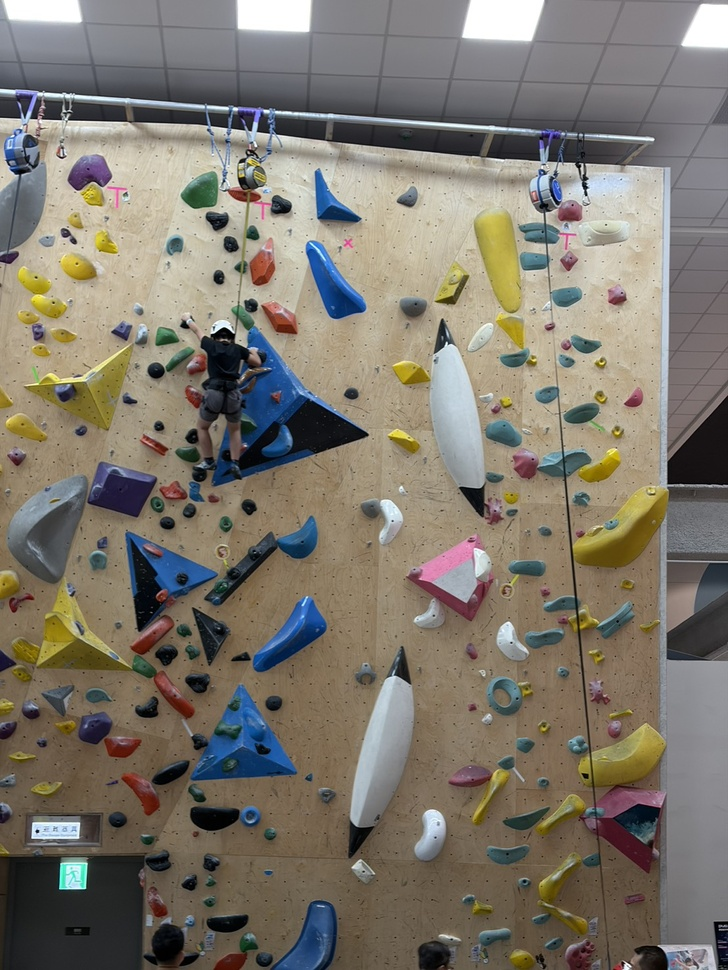
#> input picture assets/images/S__5980164.jpg, 728 x 970 px, shrunk from 1108 x 1477 before the run
$ python -i shape_detection.py   (imports and definitions only)
#> lines starting #> are read from the running program, lines starting #| are printed output that depends on the picture; after the words box and inside, x2 and y2 are one past the last pixel; in counts of white or black regions, pixels touching at a corner belong together
"""
Geometric shape detection module for OpenCV.

Detects triangles, squares, circles, and ovals using
contour approximation and geometric properties.

Supports both Canny edge detection and HSV binary masks.
"""

import cv2
import numpy as np
from numpy.typing import NDArray


class ShapeDetector:
    """Detect and classify geometric shapes in an image."""

    def __init__(
        self,
        min_contour_area: float = 500,
        approximation_factor: float = 0.02,
        circularity_threshold: float = 0.85,
        square_aspect_tolerance: float = 0.10,
        solidity_threshold: float = 0.90,
        ellipse_similarity_threshold: float = 0.85,
        ellipse_error_threshold: float = 0.10,
        bounding_box_color: tuple[int, int, int] = (255, 0, 0),
        bounding_box_thickness: int = 2,
    ) -> None:
        self.min_contour_area = min_contour_area
        self.approximation_factor = approximation_factor
        self.circularity_threshold = circularity_threshold
        self.square_aspect_tolerance = square_aspect_tolerance
        self.solidity_threshold = solidity_threshold
        self.ellipse_similarity_threshold = ellipse_similarity_threshold
        self.ellipse_error_threshold = ellipse_error_threshold
        self.bounding_box_color = bounding_box_color
        self.bounding_box_thickness = bounding_box_thickness

    def preprocess(
        self,
        frame: NDArray[np.uint8],
    ) -> NDArray[np.uint8]:
        """Convert a BGR image to a binary edge map."""

        gray = cv2.cvtColor(frame, cv2.COLOR_BGR2GRAY)
        blurred = cv2.GaussianBlur(gray, (5, 5), 0)

        return cv2.Canny(blurred, 50, 150)

    def find_contours(
        self,
        binary_image: NDArray[np.uint8],
    ) -> list[NDArray[np.int32]]:
        """Find external contours above the minimum area."""

        contours, _ = cv2.findContours(
            binary_image,
            cv2.RETR_EXTERNAL,
            cv2.CHAIN_APPROX_SIMPLE,
        )

        return [
            contour
            for contour in contours
            if cv2.contourArea(contour) >= self.min_contour_area
        ]

    @staticmethod
    def ellipse_fit_error(
        contour: NDArray[np.int32],
        ellipse: tuple,
    ) -> float:
        """Calculate the mean normalized ellipse fitting error."""

        (cx, cy), (width, height), angle = ellipse

        if width <= 0 or height <= 0:
            return float("inf")

        points = contour.reshape(-1, 2).astype(np.float64)

        theta = np.deg2rad(angle)

        cos_theta = np.cos(theta)
        sin_theta = np.sin(theta)

        dx = points[:, 0] - cx
        dy = points[:, 1] - cy

        x_rot = dx * cos_theta + dy * sin_theta
        y_rot = -dx * sin_theta + dy * cos_theta

        normalized_distance = np.sqrt(
            (x_rot / (width / 2)) ** 2
            + (y_rot / (height / 2)) ** 2
        )

        return float(np.mean(np.abs(normalized_distance - 1)))

    def classify_shape(
        self,
        contour: NDArray[np.int32],
    ) -> str:
        """Classify a contour using geometric properties."""

        area = cv2.contourArea(contour)
        perimeter = cv2.arcLength(contour, True)

        if area <= 0 or perimeter <= 0:
            return "Unknown"

        approximation = cv2.approxPolyDP(
            contour,
            self.approximation_factor * perimeter,
            True,
        )

        vertices = len(approximation)

        hull = cv2.convexHull(contour)
        hull_area = cv2.contourArea(hull)

        if hull_area <= 0:
            return "Unknown"

        solidity = area / hull_area

        # Triangle
        if vertices == 3:
            if (
                cv2.isContourConvex(approximation)
                and solidity >= self.solidity_threshold
            ):
                return "Triangle"

            return "Unknown"

        # Square
        if vertices == 4:
            if not cv2.isContourConvex(approximation):
                return "Unknown"

            if solidity < self.solidity_threshold:
                return "Unknown"

            rect = cv2.minAreaRect(contour)
            width, height = rect[1]

            if min(width, height) <= 0:
                return "Unknown"

            aspect_ratio = min(width, height) / max(width, height)

            if aspect_ratio >= 1 - self.square_aspect_tolerance:
                return "Square"

            return "Unknown"

        # Reject strongly concave shapes
        if solidity < self.solidity_threshold:
            return "Unknown"

        # Circle
        circularity = (4 * np.pi * area) / (perimeter ** 2)

        if circularity >= self.circularity_threshold:
            rect = cv2.minAreaRect(contour)
            width, height = rect[1]

            if min(width, height) > 0:
                aspect_ratio = min(width, height) / max(width, height)

                if aspect_ratio >= 0.90:
                    return "Circle"

        # Oval
        if len(contour) >= 5 and vertices >= 5:
            ellipse = cv2.fitEllipse(contour)

            major_axis = max(ellipse[1])
            minor_axis = min(ellipse[1])

            if major_axis <= 0:
                return "Unknown"

            axis_ratio = minor_axis / major_axis

            ellipse_area = (
                np.pi * (major_axis / 2) * (minor_axis / 2)
            )

            area_similarity = min(area, ellipse_area) / max(
                area, ellipse_area
            )

            fit_error = self.ellipse_fit_error(contour, ellipse)

            if (
                0.3 <= axis_ratio < 0.9
                and area_similarity >= self.ellipse_similarity_threshold
                and fit_error <= self.ellipse_error_threshold
            ):
                return "Oval"

        return "Unknown"

    def draw_shapes(
        self,
        frame: NDArray[np.uint8],
        contours: list[NDArray[np.int32]],
    ) -> NDArray[np.uint8]:
        """Draw bounding boxes and labels for detected shapes."""

        result = frame.copy()

        for contour in contours:
            shape = self.classify_shape(contour)

            if shape == "Unknown":
                continue

            x, y, w, h = cv2.boundingRect(contour)

            cv2.rectangle(
                result,
                (x, y),
                (x + w, y + h),
                self.bounding_box_color,
                self.bounding_box_thickness,
            )

            cv2.putText(
                result,
                shape,
                (x, max(y - 10, 20)),
                cv2.FONT_HERSHEY_SIMPLEX,
                0.6,
                self.bounding_box_color,
                2,
            )

        return result

    def detect(
        self,
        frame: NDArray[np.uint8],
        mask: NDArray[np.uint8] | None = None,
    ) -> tuple[NDArray[np.uint8], NDArray[np.uint8]]:
        """
        Detect geometric shapes in an image.

        If a binary mask is provided, contours are extracted
        directly from the mask. Otherwise, Canny edges are used.

        Returns:
            Annotated image and binary image used for detection.
        """

        if mask is None:
            binary_image = self.preprocess(frame)
        else:
            if mask.ndim != 2 or mask.shape != frame.shape[:2]:
                raise ValueError(
                    "Mask must be a single-channel image "
                    "matching the frame dimensions"
                )

            binary_image = mask.copy()

        contours = self.find_contours(binary_image)

        result = self.draw_shapes(frame, contours)

        return result, binary_image

>>> import cv2
>>> picture = cv2.imread('../../assets/images/S__5980164.jpg')
#> picture is the input picture: shape (970, 728, 3); mean B, G, R 108.8, 119.6, 125.9
>>> result = ShapeDetector().detect(picture)
#> in preprocess, `gray = cv2.cvtColor(frame, cv2.COLOR_BGR2GRAY)`:
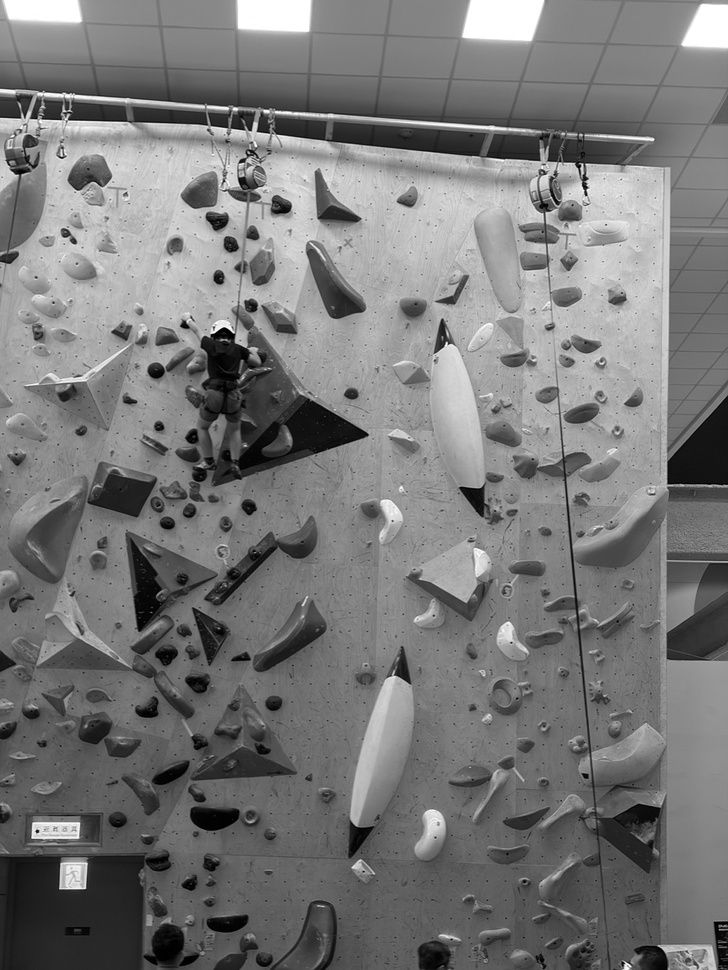
#> gray: shape (970, 728); min 0, max 255, mean 120.3
#> in preprocess, `return cv2.Canny(blurred, 50, 150)`:
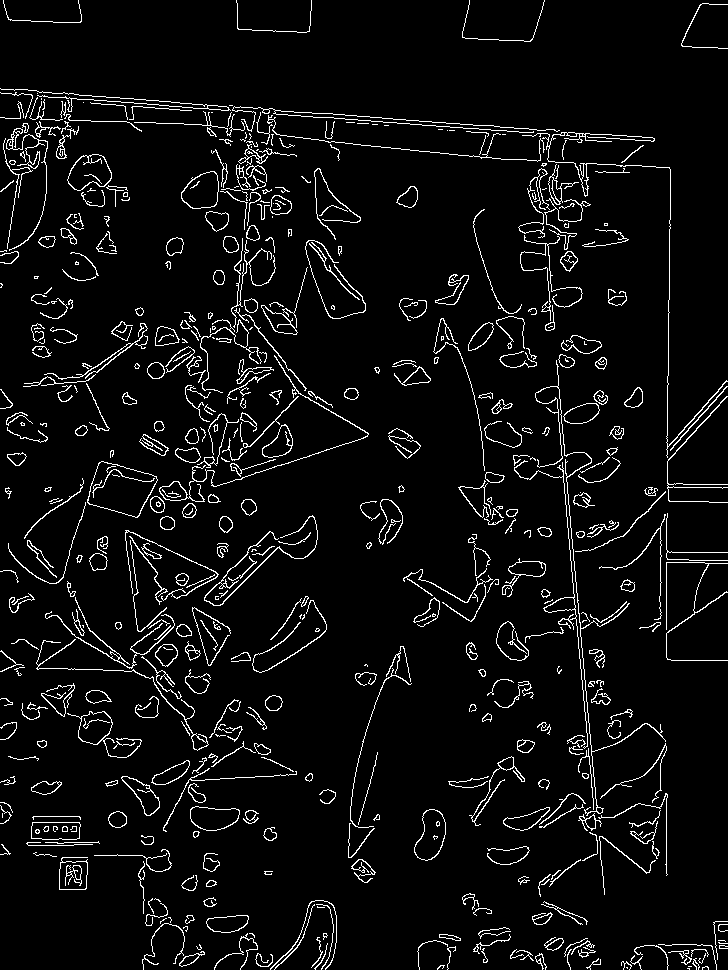
#> returned value: shape (970, 728); 5.4% white in thin lines or dots
#> in find_contours, `contours, _ = cv2.findContours( binary_image, cv2.RETR_EXTERNAL, cv2.C..`: contours = 518 contours, 314 with area under 20; largest, box (x1, y1, x2, y2) and area: (87, 461, 158, 518) 2565, (67, 154, 112, 191) 1112, (414, 809, 446, 861) 1074, (181, 171, 219, 209) 1038, (190, 806, 240, 831) 900
#> in detect, `contours = self.find_contours(binary_image)`: contours = 12 contours; largest, box (x1, y1, x2, y2) and area: (87, 461, 158, 518) 2565, (67, 154, 112, 191) 1112, (414, 809, 446, 861) 1074, (181, 171, 219, 209) 1038, (190, 806, 240, 831) 900
#> the loop in draw_shapes, `for contour in contours:` made 12 passes
#> (area in classify_shape, perimeter in classify_shape, vertices in classify_shape, hull_area in classify_shape, solidity in classify_shape, shape) on passes 2, 6, 7, 9: (754.5, 174, 6, 875.5, 0.862, 'Unknown'), (625.5, 125, 7, 754, 0.83, 'Unknown'), (858, 352, 11, 2096, 0.409, 'Unknown'), (566, 104.9, 8, 646.5, 0.875, 'Unknown')
#> (area in classify_shape, perimeter in classify_shape, approximation in classify_shape, vertices in classify_shape, hull_area in classify_shape, solidity in classify_shape, rect in classify_shape) on passes 3, 8: (799.5, 129.9, [[32, 822], [31, 838], [79, 838], [79, 822]], 4, 816, 0.98, ((55.5, 830.5), (17, 49), -90)), (2565, 214.5, [[99, 462], [87, 502], [137, 517], [156, 476]], 4, 2661.5, 0.964, ((121.6, 489.4), (46.22, 62.67), -73.81))
#> after the loop in draw_shapes, `for contour in contours:`:
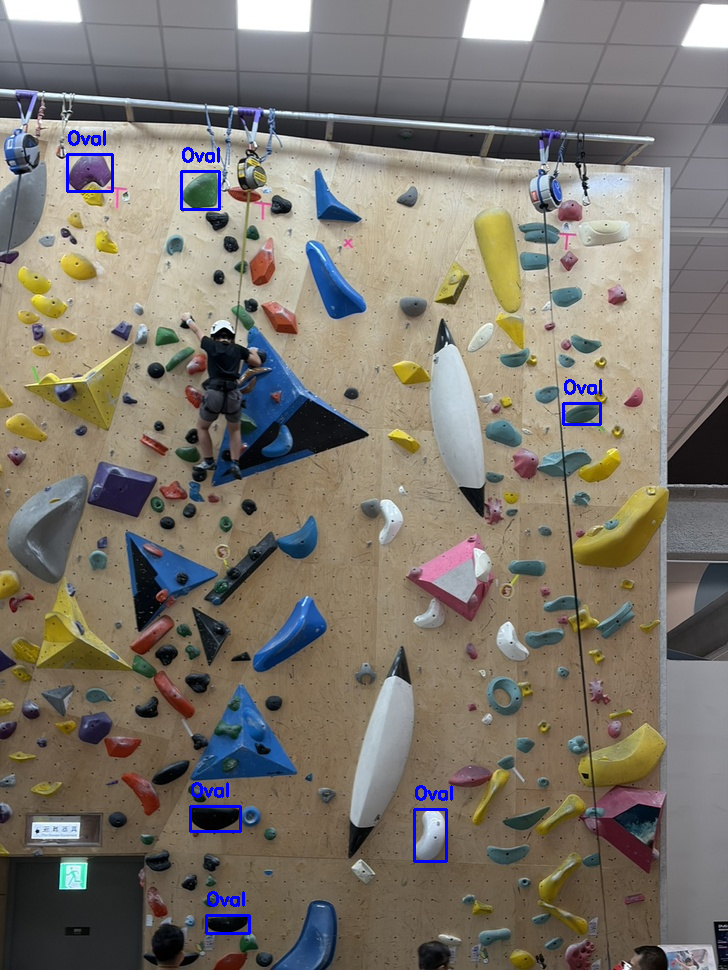
#> result: shape (970, 728, 3); 0.62% of pixels changed, all inside (x1, y1, x2, y2) = (66, 130, 602, 935)
